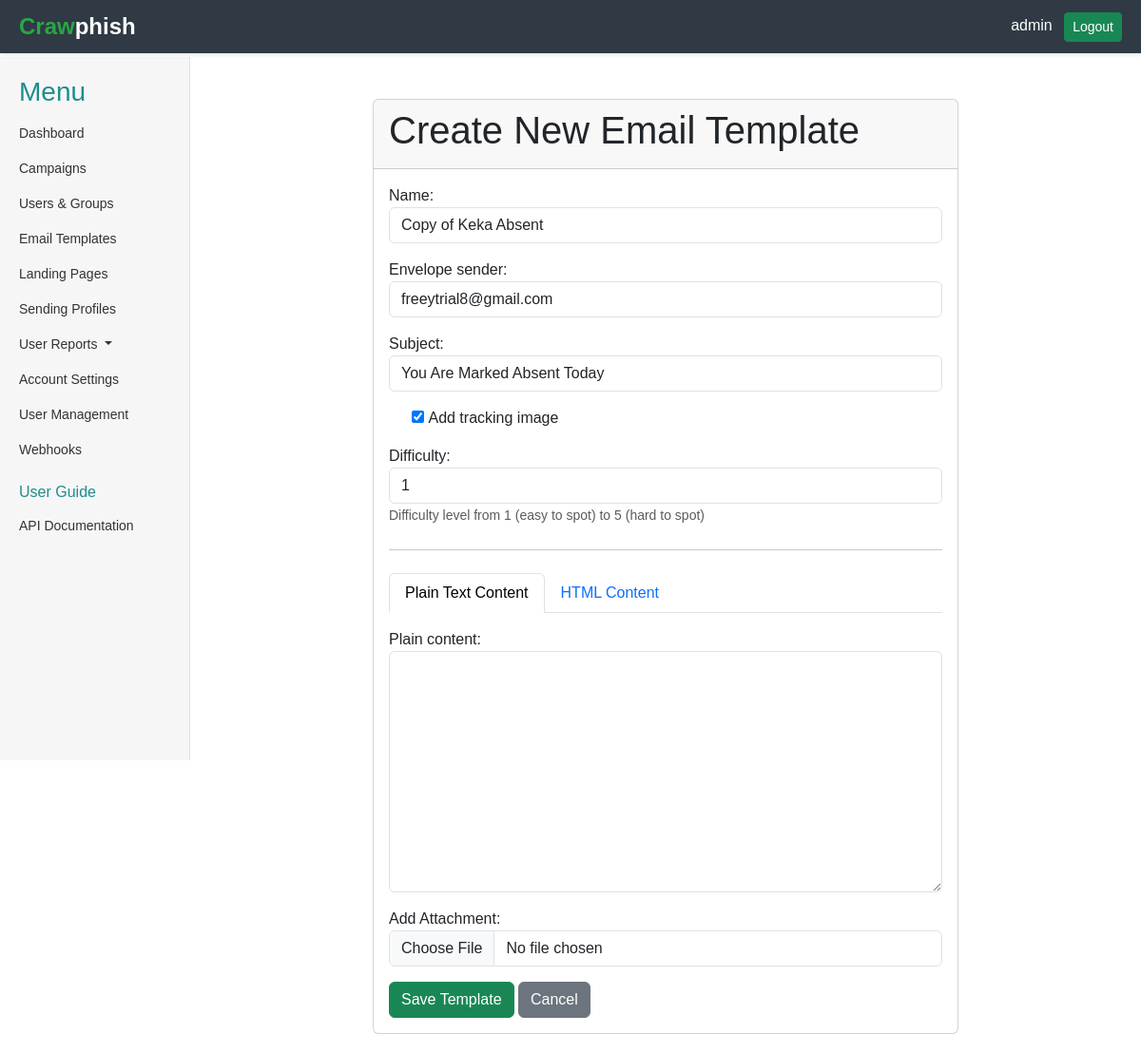
/email-templates/copy/31/ (signed in), run on the app's committed database.
### core/models.py (models this page shows, shortened)
class User(AbstractUser):
    position = models.CharField(max_length=100, blank=True, null=True)
    api_key = models.CharField(max_length=100, blank=True, null=True)

class EmailTemplate(models.Model):
    name = models.CharField(max_length=100)
    plain_content = models.TextField(blank=True)
    envelope_sender = models.CharField(max_length=255, blank=True)
    subject = models.CharField(max_length=255)
    html_content = models.TextField(blank=True)
    add_tracking_image = models.BooleanField(default=False)
    modified_date = models.DateTimeField(auto_now=True)
    difficulty = models.IntegerField(
        choices=[(i, str(i)) for i in range(1, 6)],
        default=1,
        help_text="Difficulty level from 1 (easy to spot) to 5 (hard to spot)"
    )

### core/views.py (the view, shortened to what this page needs)
# urls.py: path('email-templates/copy/<int:pk>/', views.EmailTemplateCopyView.as_view(), name='email_template_copy'),
class EmailTemplateCopyView(LoginRequiredMixin, CreateView):
    model = EmailTemplate
    form_class = EmailTemplateForm
    template_name = 'core/email_template_create.html'  # Reuse create template
    success_url = reverse_lazy('core:email_templates')
    def get_initial(self):
        template = get_object_or_404(EmailTemplate, pk=self.kwargs['pk'])
        return {
            'name': f"Copy of {template.name}",
            'plain_content': template.plain_content,
            'envelope_sender': template.envelope_sender,
            'subject': template.subject,
            'html_content': template.html_content,
            'add_tracking_image': template.add_tracking_image,
        }

### core/templates/core/email_template_create.html (shortened to what this page needs)
{% extends 'core/base.html' %}
{% block content %}
<div class="container">
    <div class="row justify-content-center">
        <div class="col-md-8">
            <div class="card mt-4">
                <div class="card-header">
                    <h1 class="card-title">Create New Email Template</h1>
                </div>
                <div class="card-body">
                    <form method="post" enctype="multipart/form-data">
                        <div class="mb-3">
                            {{ form.name.label_tag }}
                            {{ form.name }}
                        </div>
                        <div class="mb-3">
                            {{ form.envelope_sender.label_tag }}
                            {{ form.envelope_sender }}
                        </div>
                        <div class="mb-3">
                            {{ form.subject.label_tag }}
                            {{ form.subject }}
                        </div>
                        <div class="mb-3 form-check">
                            {{ form.add_tracking_image }}
                            <label class="form-check-label" for="{{ form.add_tracking_image.id_for_label }}">
                                {{ form.add_tracking_image.label }}
                            </label>
                        </div>
                        <div class="mb-3">
                            {{ form.difficulty.label_tag }}
                            {{ form.difficulty }}
                            {% if form.difficulty.help_text %}
                                <small class="form-text text-muted">{{ form.difficulty.help_text }}</small>
                            {% endif %}
                        </div>
                        <hr class="my-4">
                        <ul class="nav nav-tabs" id="templateTabs" role="tablist">
                            <li class="nav-item" role="presentation">
                                <button class="nav-link active" id="plain-text-tab" data-bs-toggle="tab" data-bs-target="#plain-text" type="button" role="tab" aria-controls="plain-text" aria-selected="true">Plain Text Content</button>
                            </li>
                            <li class="nav-item" role="presentation">
                                <button class="nav-link" id="html-tab" data-bs-toggle="tab" data-bs-target="#html" type="button" role="tab" aria-controls="html" aria-selected="false">HTML Content</button>
                            </li>
                        </ul>
                        <div class="tab-content mt-3" id="templateTabContent">
                            <div class="tab-pane fade show active" id="plain-text" role="tabpanel" aria-labelledby="plain-text-tab">
                                <div class="mb-3">
                                    {{ form.plain_content.label_tag }}
                                    {{ form.plain_content }}
                                </div>
                            </div>
                        </div>
                        <div class="mb-3">
                            {{ form.attachment.label_tag }}
                            {{ form.attachment }}
                        </div>
                        <button type="submit" class="btn btn-success">Save Template</button>
                        <a href="{% url 'core:email_templates' %}" class="btn btn-secondary">Cancel</a>
                    </form>
                </div>
            </div>
        </div>
    </div>
</div>
{% endblock %}

### core/templates/core/base.html (shortened to what this page needs)
<!DOCTYPE html>
<html lang="en">
<head>
    <link rel="stylesheet" href="https://cdn.jsdelivr.net/npm/bootstrap-icons@1.11.1/font/bootstrap-icons.css">
    <link href="https://cdn.jsdelivr.net/npm/bootstrap@5.3.0/dist/css/bootstrap.min.css" rel="stylesheet">
</head>
<body>
    <div class="container-fluid">
        {% if request.user.is_authenticated %}
            <div class="header">
                <div class="logo">
                    <span style="color: #28a745;">Craw</span> phish
                </div>
                <div>
                    <span class="text-white me-2">{{ request.user.username }}</span>
                    <a href="{% url 'logout' %}" class="btn btn-success btn-sm">Logout</a>
                </div>
            </div>
        {% endif %}
        <div class="main-content-wrapper {% if not request.user.is_authenticated %}unauthenticated{% endif %}">
            {% if request.user.is_authenticated %}
                <div class="sidebar">
                    <h3 style="color: rgb(31, 141, 141);">Menu</h3>
                    <ul class="nav flex-column">
                        <li class="nav-item">
                            <a class="nav-link {% if request.resolver_match.url_name == 'dashboard' %}active{% endif %}" href="{% url 'core:dashboard' %}">Dashboard</a>
                        </li>
                        <li class="nav-item">
                            <a class="nav-link {% if request.resolver_match.url_name == 'campaigns' %}active{% endif %}" href="{% url 'core:campaigns' %}">Campaigns</a>
                        </li>
                        <li class="nav-item">
                            <a class="nav-link {% if request.resolver_match.url_name == 'users_groups' %}active{% endif %}" href="{% url 'core:users_groups' %}">Users & Groups</a>
                        </li>
                        <li class="nav-item">
                            <a class="nav-link {% if request.resolver_match.url_name == 'email_templates' %}active{% endif %}" href="{% url 'core:email_templates' %}">Email Templates</a>
                        </li>
                        <li class="nav-item">
                            <a class="nav-link {% if request.resolver_match.url_name == 'landing_pages' %}active{% endif %}" href="{% url 'core:landing_pages' %}">Landing Pages</a>
                        </li>
                        <li class="nav-item">
                            <a class="nav-link {% if request.resolver_match.url_name == 'sending_profiles' %}active{% endif %}" href="{% url 'core:sending_profiles' %}">Sending Profiles</a>
                        </li>
                        <li class="nav-item dropdown">
                            <a class="nav-link dropdown-toggle split" href="" id="userReportsDropdown" role="button" data-bs-toggle="dropdown" aria-expanded="false">
                              User Reports
                            </a>
                          </li>
                        <li class="nav-item">
                            <a class="nav-link {% if request.resolver_match.url_name == 'settings' %}active{% endif %}" href="{% url 'core:settings' %}">Account Settings</a>
                        </li>
                        {% if request.user.is_superuser %}
                            <li class="nav-item">
                                <a class="nav-link {% if request.resolver_match.url_name == 'user_management' %}active{% endif %}" href="{% url 'core:user_management' %}">User Management</a>
                            </li>
                        {% endif %}
                        <li class="nav-item">
                            <a class="nav-link {% if request.resolver_match.url_name == 'webhooks' %}active{% endif %}" href="{% url 'core:webhooks' %}">Webhooks</a>
                        </li>
                        <li class="nav-item">
                            <h6 style="color: rgb(31, 141, 141);" class="mt-3">User Guide</h6>
                        </li>
                        <li class="nav-item">
                            <a class="nav-link" href="#">API Documentation</a>
                        </li>
                    </ul>
                </div>
            {% endif %}
            <div class="main-content {% if not request.user.is_authenticated %}unauthenticated{% endif %}">
                {% block content %}{% endblock %}
            </div>
        </div>
    </div>
</body>
</html>

### core/templates/core/base.html (style rules this page uses)
body { margin: 0; font-family: Arial, sans-serif; }
.container-fluid { padding: 0; min-height: 100vh; display: flex; flex-direction: column; }
.header { background-color: #2F3A44; color: white; padding: 10px 20px; display: flex; justify-content: space-between; align-items: center; width: 100%; box-shadow: 0 2px 4px rgba(0, 0, 0, 0.1); position: fixed; top: 0; left: 0; z-index: 1000; }
.header .logo { font-size: 24px; font-weight: bold; display: flex; align-items: center; }
.main-content-wrapper { display: flex; flex: 1; margin-top: 60px; }
.sidebar { width: 200px; background-color: #F5F6F5; padding: 20px; border-right: 1px solid #dee2e6; height: calc(100vh - 60px); position: fixed; top: 60px; left: 0; z-index: 999; }
.sidebar .nav-link { color: #333; padding: 8px 0; font-size: 14px; }
.main-content { flex: 1; margin-left: 200px; padding: 20px; }

### data on the page
User: user.username "admin"
EmailTemplate: name "Copy of Keka Absent", envelope_sender "freeytrial8@gmail.com", subject "You Are Marked Absent Today", add_tracking_image "☑", difficulty "1"
